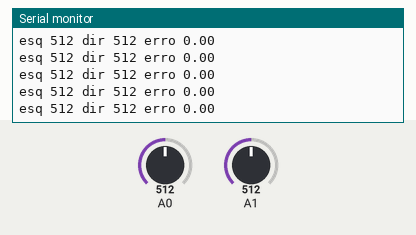
Simulated run of this sketch. Board: Arduino Uno, built with avr-gcc and run on an emulated ATmega328P. Shown: the last lines printed to the serial monitor. The inputs (shaded band) are chosen by the test bench; at power-on: A0 = 512, A1 = 512.

Above: at 1.2 s.
1.3 s: A0 set to 505
At 2.3 s:
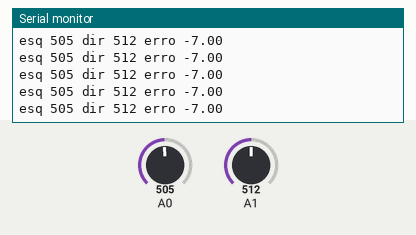
4.3 s: A1 set to 423
At 4.8 s:
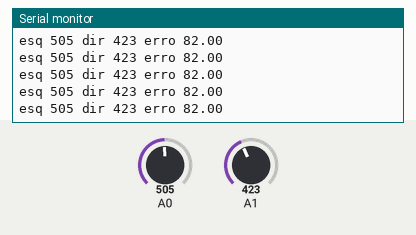
5.8 s: A1 set to 392
At 6.7 s:
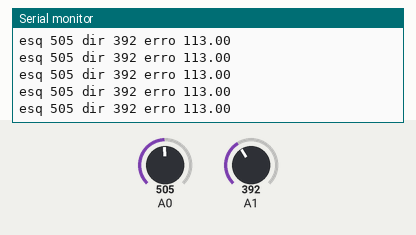
Timing chart, 0 to 8.8 s (numbered marks = the images above; inputs shaded):
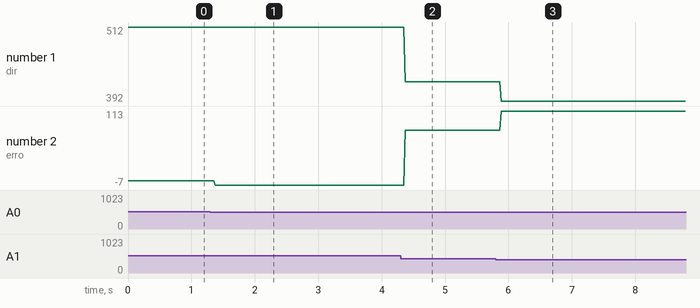

The sketch:

sketch_apr5a.ino
```cpp
#include <L298N.h>

// Pin definition
const unsigned int EN_A = 3;
const unsigned int IN1_A = 5;
const unsigned int IN2_A = 6;

const unsigned int IN1_B = 7;
const unsigned int IN2_B = 8;
const unsigned int EN_B = 9;

// Initialize both motors
L298N motorEsq(EN_A, IN1_A, IN2_A);
L298N motorDir(EN_B, IN1_B, IN2_B);

//variaveis

int erro = 0;
float kp = 1;
int velocidadeBase =50;
int velEsq, velDir;

void setup() {
  // put your setup code here, to run once:
  Serial.begin(9600);
}

void loop() {
  // put your main code here, to run repeatedly:
  int esq = analogRead(A0);
  int dir = analogRead(A1);

  Serial.print("esq ");
  Serial.print(esq);
  Serial.print(" dir ");
  Serial.print(dir );

  erro = esq-dir;
  erro = erro*kp;

  velEsq = velocidadeBase - erro;

 Serial.print(" erro ");
 Serial.println( erro*kp );
}
```

Measured:
- after the input at 1.3 s, the serial monitor: prints a new line after 0.08 s (image 1)
- after the input at 4.3 s, the serial monitor: prints a new line after 0.08 s (image 2)
- after the input at 5.8 s, the serial monitor: prints a new line after 0.09 s (image 3)
- plotted number 1: 512 → 423 after the input at 4.3 s, 423 → 392 after the input at 5.8 s
- plotted number 2: 0 → -7 after the input at 1.3 s, -7 → 82 after the input at 4.3 s, 82 → 113 after the input at 5.8 s
